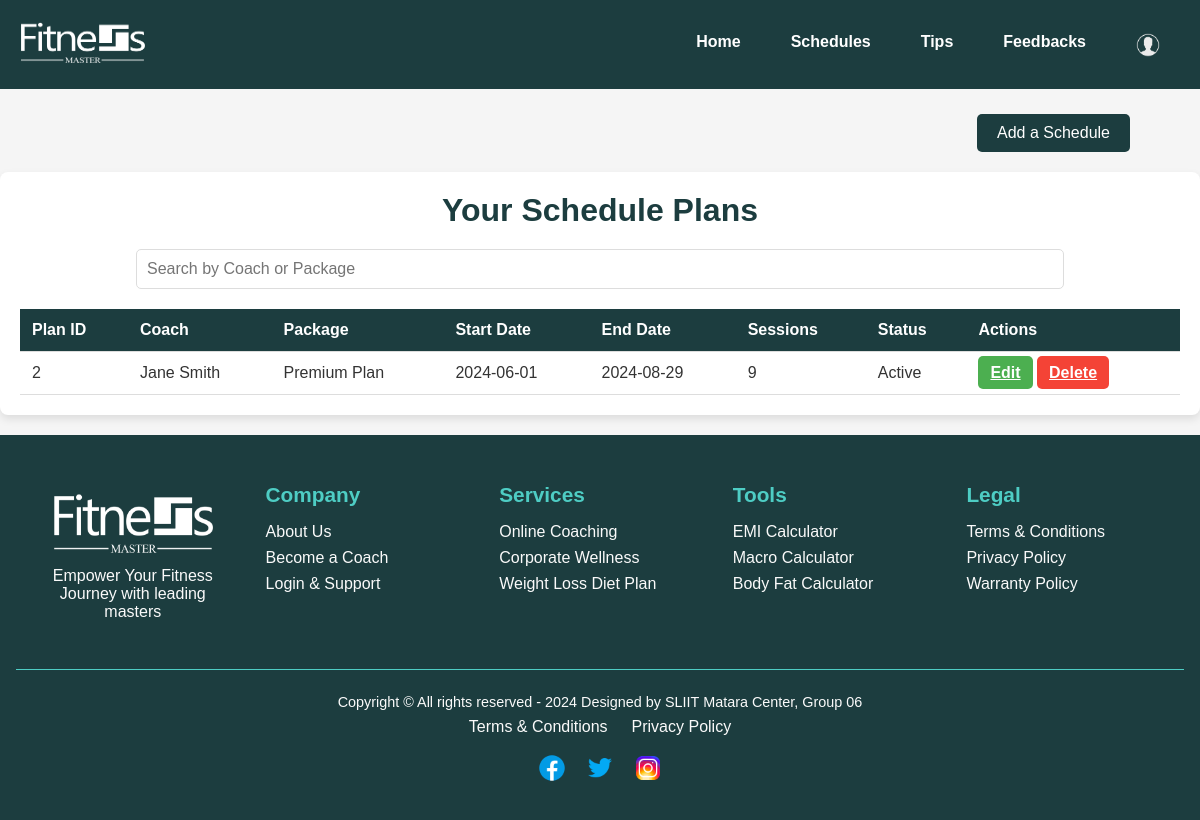
Page /view_schedule.php (signed in) on the committed database.
### tables this page shows
CREATE TABLE `workout_plans` (
  `plan_id` int(11) NOT NULL,
  `user_id` int(11) NOT NULL,
  `package_id` int(11) NOT NULL,
  `coach_id` int(11) NOT NULL,
  `start_date` date NOT NULL,
  `end_date` date NOT NULL,
  `status` enum('Active','Completed','Cancelled') DEFAULT 'Active',
  `session_count` int(11) DEFAULT 0,
  `notes` text DEFAULT NULL,
  `created_at` timestamp NOT NULL DEFAULT current_timestamp(),
  `updated_at` timestamp NOT NULL DEFAULT current_timestamp() ON UPDATE current_timestamp()
);

CREATE TABLE `coaches` (
  `coach_id` int(11) NOT NULL,
  `name` varchar(100) NOT NULL,
  `email` varchar(100) NOT NULL,
  `specialization` varchar(100) NOT NULL,
  `experience_years` int(11) NOT NULL,
  `bio` text DEFAULT NULL,
  `phone_number` varchar(20) DEFAULT NULL,
  `availability` varchar(100) DEFAULT NULL,
  `created_at` timestamp NOT NULL DEFAULT current_timestamp(),
  `updated_at` timestamp NOT NULL DEFAULT current_timestamp() ON UPDATE current_timestamp()
);

CREATE TABLE `membership_packages` (
  `package_id` int(11) NOT NULL,
  `package_name` varchar(100) NOT NULL,
  `price` decimal(10,2) NOT NULL,
  `duration` int(11) NOT NULL COMMENT 'Duration in days',
  `description` text DEFAULT NULL,
  `features` text DEFAULT NULL,
  `created_at` timestamp NOT NULL DEFAULT current_timestamp(),
  `updated_at` timestamp NOT NULL DEFAULT current_timestamp() ON UPDATE current_timestamp()
);

### view_schedule.php (the view, shortened to what this page needs)
<?php
include("db.php");
$user_id = 1;
$sql = "SELECT wp.plan_id, wp.start_date, wp.end_date, wp.session_count, wp.status, c.name as coach_name, mp.package_name
        FROM workout_plans wp
        JOIN coaches c ON wp.coach_id = c.coach_id
        JOIN membership_packages mp ON wp.package_id = mp.package_id
        WHERE wp.user_id = ?";
$stmt = $con->prepare($sql);
$stmt->bind_param('i', $user_id);
$stmt->execute();
$result = $stmt->get_result();
include("navbar.php");
?>
<!DOCTYPE html>
<html lang="en">
<head>
    <link rel="stylesheet" href="./styles/schedules.css">
</head>
<body>
<div class="add-schedule-container">
    <a href="add_schedule_plan.php" class="add-schedule-button">Add a Schedule</a>
</div>
<div class="container">
    <h1>Your Schedule Plans</h1>
    <div class="search-container">
        <input type="text" id="search" placeholder="Search by Coach or Package" onkeyup="searchFunction()">
    </div>
    <table id="scheduleTable">
        <thead>
            <tr>
                <th>Plan ID</th>
                <th>Coach</th>
                <th>Package</th>
                <th>Start Date</th>
                <th>End Date</th>
                <th>Sessions</th>
                <th>Status</th>
                <th>Actions</th>
            </tr>
        </thead>
        <tbody>
            <?php while ($row = $result->fetch_assoc()) { ?>
                <tr>
                    <td data-label="Plan ID"><?php echo $row['plan_id']; ?></td>
                    <td data-label="Coach"><?php echo $row['coach_name']; ?></td>
                    <td data-label="Package"><?php echo $row['package_name']; ?></td>
                    <td data-label="Start Date"><?php echo $row['start_date']; ?></td>
                    <td data-label="End Date"><?php echo $row['end_date']; ?></td>
                    <td data-label="Sessions"><?php echo $row['session_count']; ?></td>
                    <td data-label="Status"><?php echo $row['status']; ?></td>
                    <td data-label="Actions">
                        <a href="#editModal<?php echo $row['plan_id']; ?>" class="edit-button" onclick="openModal(<?php echo $row['plan_id']; ?>)">Edit</a>
                        <a href="?delete_plan_id=<?php echo $row['plan_id']; ?>" class="delete-button" onclick="return confirm('Are you sure you want to delete this plan?');">Delete</a>
                    </td>
                </tr>
            <?php } ?>
        </tbody>
    </table>
</div>
<?php include 'footer.php'; ?>
</body>
</html>

### styles/schedules.css (style rules this page uses)
* { margin: 0; padding: 0; box-sizing: border-box; }
body { font-family: Arial, sans-serif; background-color: #f5f5f5; color: #333; }
.container { max-width: 1200px; margin: 20px auto; padding: 20px; background: white; border-radius: 8px; box-shadow: 0 4px 8px rgba(0, 0, 0, 0.1); }
.add-schedule-container { text-align: right; margin-right: 70px; margin-top: 25px; }
.add-schedule-button { display: inline-block; padding: 10px 20px; background-color: #1c3d3f; color: white; text-decoration: none; border-radius: 5px; font-size: 16px; transition: background-color 0.3s; }
.search-container { margin: 20px 0; text-align: center; }
.search-container input[type="text"] { width: 80%; padding: 10px; border: 1px solid #ddd; border-radius: 5px; font-size: 16px; }
h1 { text-align: center; margin-bottom: 20px; color: #1c3d3f; }
table { width: 100%; border-collapse: collapse; }
thead { background-color: #1c3d3f; color: #fff; }
th, td { padding: 12px; text-align: left; border-bottom: 1px solid #ddd; }

### view_schedule.php (style rules this page uses)
.edit-button, .delete-button { padding: 8px 12px; border: none; border-radius: 5px; cursor: pointer; font-weight: bold; color: white; transition: background-color 0.3s; }
.edit-button { background-color: #4caf50; }
.delete-button { background-color: #f44336; }

### rows in the picture
workout_plans: plan_id "2", coach.name "Jane Smith", package.package_name "Premium Plan", start_date "2024-06-01", end_date "2024-08-29", session_count "9", status "Active"
